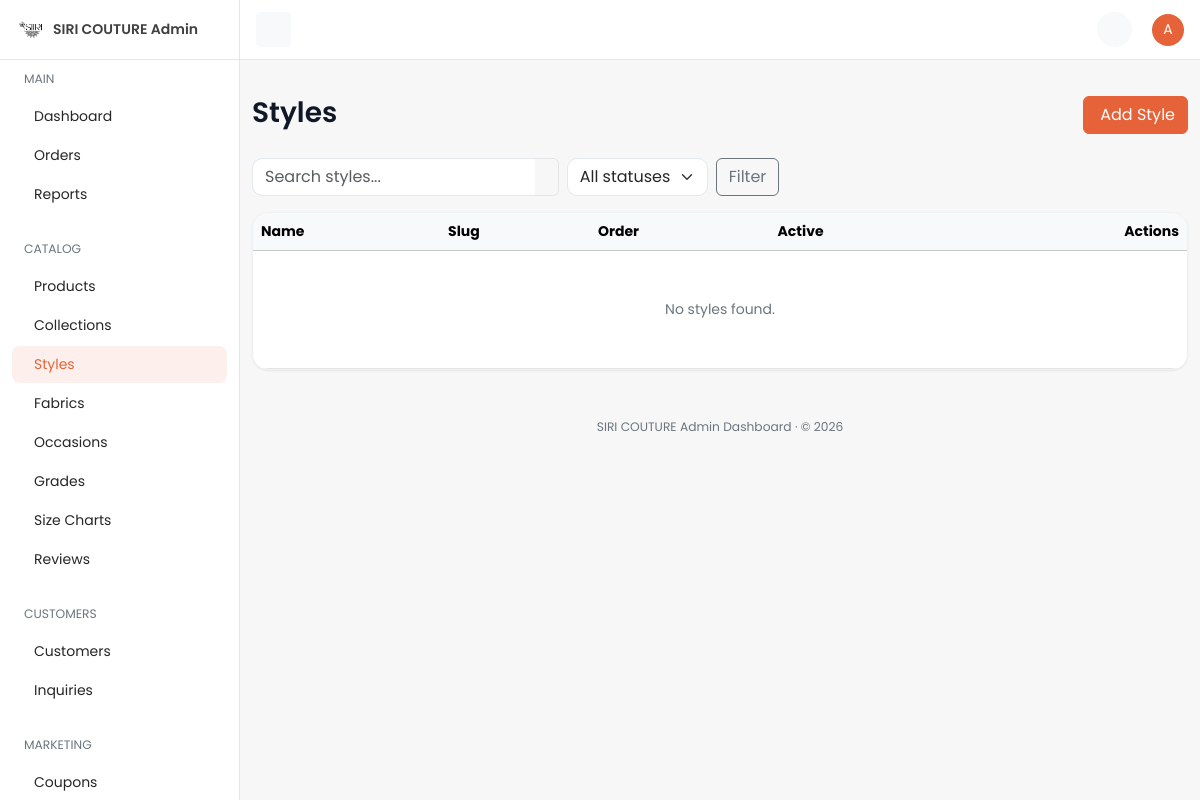
Before: /dashboard/style/ (signed in) with the older database file.
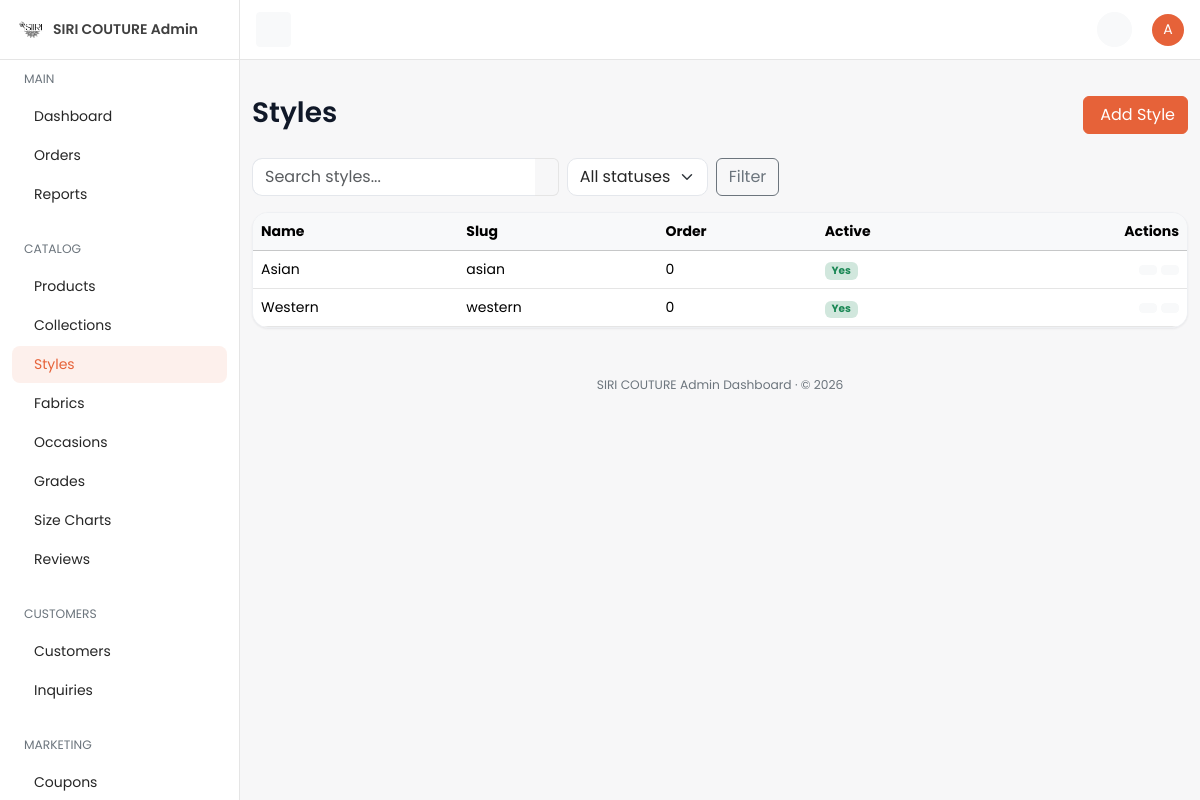
After: the same page with the newer database file.
### core/models.py (models this page shows, shortened)
class TimeStampedModel(models.Model):
    created_at = models.DateTimeField(
        auto_now_add=True,
        db_index=True,
        verbose_name="Created at",
        help_text="Timestamp when this record was first created.",
    )
    updated_at = models.DateTimeField(
        auto_now=True,
        db_index=True,
        verbose_name="Updated at",
        help_text="Timestamp when this record was last modified.",
    )
    class Meta:
        abstract = True

class SiteSettings(TimeStampedModel):
    site_name = models.CharField(max_length=120, default="SIRI COUTURE")
    logo = models.ImageField(upload_to="site/", blank=True, null=True, verbose_name="Logo")
    primary_color = models.CharField(max_length=7, default="#0369A1")
    secondary_color = models.CharField(max_length=7, default="#0B1220")
    font_family = models.CharField(max_length=120, default="Inter, sans-serif")
    facebook_url = models.URLField(blank=True)
    instagram_url = models.URLField(blank=True)
    twitter_url = models.URLField(blank=True)
    whatsapp_number = models.CharField(max_length=20, blank=True)
    store_address = models.TextField(
        blank=True,
        verbose_name="Store address",
        help_text="Physical store address shown in the footer, contact page, and about page.",
    )
    vendor_email = models.EmailField(
        blank=True,
        verbose_name="Vendor Email",
        help_text="Email address to receive quote requests and contact inquiries.",
    )
    order_notification_email = models.EmailField(
        blank=True,
        verbose_name="Order Notification Email",
        help_text="Email address to notify whenever a new order is placed. Leave blank to disable.",
    )
    default_currency = models.ForeignKey(
        Currency,
        on_delete=models.PROTECT,
        null=True,
        blank=True,
        related_name="+",
    )
    default_language = models.CharField(max_length=5, default="en")
    tax_rate_percent = models.DecimalField(max_digits=5, decimal_places=2, default=0)
    cod_delivery_charge = models.DecimalField(max_digits=10, decimal_places=2, default=50, verbose_name="COD Delivery Charge")
    card_gateway_public_key_env = models.CharField(
        max_length=80,
        default="CARD_GATEWAY_PUBLIC_KEY",
        help_text="Environment variable name for the card gateway public key.",
    )
    qatar_gateway_public_key_env = models.CharField(
        max_length=80,
        default="QATAR_GATEWAY_PUBLIC_KEY",
        blank=True,
    )
    order_email_template_slug = models.CharField(max_length=80, default="order-status")
    whatsapp_template_slug = models.CharField(max_length=80, default="order-whatsapp")
    razorpay_key_id = models.CharField(
        max_length=120,
        blank=True,
        verbose_name="Razorpay Key ID",
        help_text="Razorpay Key ID / Test Key ID for payment processing.",
    )
    razorpay_key_secret = models.CharField(
        max_length=120,
        blank=True,
        verbose_name="Razorpay Key Secret",
        help_text="Razorpay Key Secret / Test Key Secret for payment signature verification.",
    )
    site_tagline = models.CharField(
        max_length=80,
        blank=True,
        verbose_name="Tagline",
        help_text="Short line shown under the logo in the header (e.g. the brand strapline). Leave blank to hide.",
    )
    announcement_messages = models.TextField(
        blank=True,
        verbose_name="Announcement bar messages",
        help_text=(
            "One message per line, shown in the bar at the top of the storefront. Optionally start a line with an "
            "icon name and a colon, e.g. 'truck: Your text'. Icons: truck, shield, globe, star, headset, return, "
            "card, gift, heart, leaf, weave. Leave blank to hide the bar."
        ),
    )
    delivery_integration_enabled = models.BooleanField(
        default=True,
        verbose_name="Delivery Integration",
        help_text=(
            "ON: courier (Delhivery) shipments, tracking and webhooks work as usual. "
            "OFF: all courier UI is hidden and shipment status is updated manually from the dashboard."
        ),
    )
    featured_label = models.CharField(
        max_length=40,
        default="Featured",
        verbose_name="Featured label",
        help_text="Display text for featured products — badge, filter, homepage section, and nav all use this.",
    )
    bestseller_label = models.CharField(
        max_length=40,
        default="Bestseller",
        verbose_name="Bestseller label",
        help_text="Display text for bestseller products — badge, filter, homepage section, and nav all use this.",
    )
    new_arrival_label = models.CharField(
        max_length=40,
        default="New Arrivals",
        verbose_name="New arrivals label",
        help_text="Display text for new arrival products — badge, filter, homepage section, and nav all use this.",
    )
    brands_enabled = models.BooleanField(default=False, verbose_name="Brands")
    subscriptions_enabled = models.BooleanField(default=False, verbose_name="Subscriptions")
    rentals_enabled = models.BooleanField(default=False, verbose_name="Rentals")
    gift_builder_enabled = models.BooleanField(default=False, verbose_name="Gift builder")
    newsletter_enabled = models.BooleanField(default=True, verbose_name="Newsletter")
    class Meta:
        verbose_name = "Site settings"
        verbose_name_plural = "Site settings"

### catalog/models.py (models this page shows, shortened)
class Style(TimeStampedModel):
    name = models.CharField(max_length=120, verbose_name="Name")
    slug = models.SlugField(max_length=120, unique=True, db_index=True, verbose_name="Slug")
    display_order = models.PositiveIntegerField(default=0, verbose_name="Display order")
    is_active = models.BooleanField(default=True, db_index=True, verbose_name="Is active")
    class Meta:
        verbose_name = "Style"
        verbose_name_plural = "Styles"
        ordering = ["display_order", "name"]
        indexes = [
            models.Index(fields=["is_active"], name="cat_style_is_active_idx"),
        ]

### dashboard/views/catalog.py (the view)
class StyleListView(DashboardListView):
    model = Style
    nav_section = "styles"
    url_basename = "style"
    singular_name = "Style"
    plural_name = "Styles"
    search_fields = ["name", "slug"]
    filter_by_active_status = True
    columns = _FACET_COLUMNS

### dashboard/templates/dashboard/crud/list.html (shortened to what this page needs)
{% extends "dashboard/base.html" %}
{% load dashboard_extras static %}
{% block page_title %}{{ plural_name }}{% endblock %}
{% block page_actions %}
  {% if can_create %}
  <a href="{{ create_url }}" class="btn btn-primary">Add {{ singular_name }}</a>
  {% endif %}
{% endblock %}
{% block content %}
<div class="row">
  <div class="col-12">
    {% if searchable %}
    <form method="get" class="row g-2 align-items-center mb-3">
      <div class="col-12 col-md-4">
        <div class="input-group">
          <input type="text" id="searchInput" name="q" value="{{ search_query }}" class="form-control border-end-0"
                 placeholder="Search {{ plural_name|lower }}..." />
          <button type="button" class="input-group-text bg-transparent border-start-0 {% if search_query %}border-end-0{% endif %} text-secondary" onclick="if(document.getElementById('searchInput').value.trim() !== '') { this.form.submit(); }" title="Search"></button>
        </div>
      </div>
      {% if filter_by_active_status %}
      <div class="col-6 col-md-auto">
        <select name="status" class="form-select">
          <option value="">All statuses</option>
        </select>
      </div>
      {% endif %}
      <div class="col-6 col-md-auto d-flex align-items-center gap-2">
        {% if filter_by_active_status or filter_by_featured_status %}
        <button type="submit" class="btn btn-outline-secondary flex-fill flex-md-grow-0">Filter</button>
        {% endif %}
      </div>
    </form>
    {% endif %}
    <div class="card table-responsive">
      <table class="table mb-0 text-nowrap table-hover align-middle"{% if reorder_url %} data-reorder-url="{{ reorder_url }}" data-csrf="{{ csrf_token }}"{% endif %}>
        <thead class="table-light">
          <tr>
            {% for col in columns %}<th>{{ col.label }}</th>{% endfor %}
            {% if can_view or can_edit or can_delete %}<th class="text-end">Actions</th>{% endif %}
          </tr>
        </thead>
        <tbody>
          {% for obj in objects %}
          <tr{% if reorder_url %} data-reorder-id="{{ obj.pk }}"{% endif %}>
            {% for col in columns %}
            <td>
              {% cell_value obj col as value %}
              {% if col.type == "bool" %}
                {% if value %}<span class="badge bg-success-subtle text-success">Yes</span>
                {% else %}<span class="badge bg-secondary-subtle text-secondary">No</span>{% endif %}
              {% elif col.type == "money" %}
                {{ value|floatformat:2 }}
              {% elif col.type == "image" %}
                {% if value %}<img src="{{ value.url }}" class="avatar avatar-md rounded" alt="" />
                {% else %}<span class="avatar avatar-md avatar-secondary rounded d-inline-flex"><span class="avatar-initials rounded">–</span></span>{% endif %}
              {% elif col.type == "datetime" %}
                {{ value|date:"M d, Y H:i" }}
              {% else %}
                {{ value|default_if_none:"" }}
              {% endif %}
            </td>
            {% endfor %}
            {% if can_view or can_edit or can_delete %}
            <td class="text-end">
              {% if can_edit %}
              <a href="{% row_action_url url_basename 'update' obj.pk %}" class="btn btn-sm btn-light" title="Edit"></a>
              {% endif %}
              {% if can_delete %}
              <a href="{% row_action_url url_basename 'delete' obj.pk %}" class="btn btn-sm btn-light text-danger" title="Delete"></a>
              {% endif %}
            </td>
            {% endif %}
          </tr>
          {% empty %}
          <tr>
            <td colspan="{{ columns|length|add:2 }}" class="text-center text-secondary py-5">
              No {{ plural_name|lower }} found.
            </td>
          </tr>
          {% endfor %}
        </tbody>
      </table>
    </div>
  </div>
</div>
{% endblock %}

### dashboard/templates/dashboard/base.html (shortened to what this page needs)
{% load static %}
<!DOCTYPE html>
<html lang="en">
<head>
  <link href="https://cdn.jsdelivr.net/npm/bootstrap@5.3.3/dist/css/bootstrap.min.css" rel="stylesheet" />
  <link href="https://cdn.jsdelivr.net/npm/@tabler/icons-webfont@3.31.0/dist/tabler-icons.min.css" rel="stylesheet" />
  <link href="{% static 'dashboard/css/dashboard.css' %}" rel="stylesheet" />
</head>
<body>
  {% include "dashboard/partials/_topbar.html" %}
  {% include "dashboard/partials/_sidebar.html" %}
  <main id="content" class="content py-10">
    <div class="container-fluid">
      {% block page_header %}
      <div class="d-flex flex-column flex-md-row justify-content-between align-items-md-center mb-4 gap-2">
        <div>
          <h1 class="fs-3 mb-1">{% block page_title %}Dashboard{% endblock %}</h1>
        </div>
        <div>{% block page_actions %}{% endblock %}</div>
      </div>
      {% endblock %}
      {% block content %}{% endblock %}
      <div class="row">
        <div class="col-12">
          <footer class="text-center py-2 mt-6 text-secondary">
            <p class="mb-0 small">{{ site_settings.site_name }} Admin Dashboard · &copy; {% now "Y" %}</p>
          </footer>
        </div>
      </div>
    </div>
  </main>
</body>
</html>

### dashboard/templates/dashboard/partials/_topbar.html (shortened to what this page needs)
{% load static %}
<nav id="topbar" class="navbar bg-white border-bottom fixed-top topbar px-3">
  <button id="toggleBtn" class="d-none d-lg-inline-flex btn btn-light btn-icon btn-sm" type="button">
  </button>
  <div>
    <ul class="list-unstyled d-flex align-items-center mb-0 gap-1">
      <li>
        <a class="position-relative btn-icon btn-sm btn-light btn rounded-circle" data-bs-toggle="dropdown"
           aria-expanded="false" href="#" role="button">
        </a>
      </li>
      <li class="ms-3 dropdown">
        <a href="#" role="button" data-bs-toggle="dropdown" aria-expanded="false">
          <span class="avatar avatar-sm avatar-primary rounded-circle">
            <span class="avatar-initials rounded-circle">{{ request.user.get_username|slice:":1"|upper }}</span>
          </span>
        </a>
      </li>
    </ul>
  </div>
</nav>

### dashboard/templates/dashboard/partials/_sidebar.html (shortened to what this page needs)
{% load static %}
<aside id="sidebar" class="sidebar">
  <div class="logo-area">
    <a href="{% url 'dashboard:home' %}" class="d-inline-flex align-items-center">
      <img src="{% if site_settings.logo %}{{ site_settings.logo.url }}{% else %}{% static 'dashboard/images/logo.png' %}{% endif %}" alt="{{ site_settings.site_name }} Admin" width="28" height="28"
        style="border-radius: 50%; object-fit: contain;" />
      <span class="logo-text ms-2 fw-semibold">{{ site_settings.site_name }} Admin</span>
    </a>
  </div>
  <ul class="nav flex-column">
    <li class="px-4 py-2"><small class="nav-text text-secondary text-uppercase">Main</small></li>
    <li>
      <a class="nav-link {% if nav_section == 'home' %}active{% endif %}" href="{% url 'dashboard:home' %}">
        <span class="nav-text">Dashboard</span>
      </a>
    </li>
    <li>
      <a class="nav-link {% if nav_section == 'orders' %}active{% endif %}" href="{% url 'dashboard:order-list' %}">
        <span class="nav-text">Orders</span>
      </a>
    </li>
    <li>
      <a class="nav-link {% if nav_section == 'reports' %}active{% endif %}" href="{% url 'dashboard:reports' %}">
        <span class="nav-text">Reports</span>
      </a>
    </li>
    <li class="px-4 pt-4 pb-2"><small class="nav-text text-secondary text-uppercase">Catalog</small></li>
    <li>
      <a class="nav-link {% if nav_section == 'products' %}active{% endif %}" href="{% url 'dashboard:product-list' %}">
        <span class="nav-text">Products</span>
      </a>
    </li>
    <li>
      <a class="nav-link {% if nav_section == 'collections' %}active{% endif %}"
        href="{% url 'dashboard:collection-list' %}">
        <span class="nav-text">Collections</span>
      </a>
    </li>
    <li>
      <a class="nav-link {% if nav_section == 'styles' %}active{% endif %}"
        href="{% url 'dashboard:style-list' %}">
        <span class="nav-text">Styles</span>
      </a>
    </li>
    <li>
      <a class="nav-link {% if nav_section == 'fabrics' %}active{% endif %}"
        href="{% url 'dashboard:fabric-list' %}">
        <span class="nav-text">Fabrics</span>
      </a>
    </li>
    <li>
      <a class="nav-link {% if nav_section == 'occasions' %}active{% endif %}"
        href="{% url 'dashboard:occasion-list' %}">
        <span class="nav-text">Occasions</span>
      </a>
    </li>
    <li>
      <a class="nav-link {% if nav_section == 'grades' %}active{% endif %}"
        href="{% url 'dashboard:grade-list' %}">
        <span class="nav-text">Grades</span>
      </a>
    </li>
    <li>
      <a class="nav-link {% if nav_section == 'size_charts' %}active{% endif %}"
        href="{% url 'dashboard:sizechart-list' %}">
        <span class="nav-text">Size Charts</span>
      </a>
    </li>
    <li>
      <a class="nav-link {% if nav_section == 'reviews' %}active{% endif %}" href="{% url 'dashboard:review-list' %}">
        <span class="nav-text">Reviews</span>
      </a>
    </li>
    <li class="px-4 pt-4 pb-2"><small class="nav-text text-secondary text-uppercase">Customers</small></li>
    <li>
      <a class="nav-link {% if nav_section == 'customers' %}active{% endif %}"
        href="{% url 'dashboard:customer-list' %}">
        <span class="nav-text">Customers</span>
      </a>
    </li>
    <li>
      <a class="nav-link {% if nav_section == 'inquiries' %}active{% endif %}"
        href="{% url 'dashboard:inquiry-list' %}">
        <span class="nav-text">Inquiries</span>
      </a>
    </li>
    <li class="px-4 pt-4 pb-2"><small class="nav-text text-secondary text-uppercase">Marketing</small></li>
    <li>
      <a class="nav-link {% if nav_section == 'coupons' %}active{% endif %}" href="{% url 'dashboard:coupon-list' %}">
        <span class="nav-text">Coupons</span>
      </a>
    </li>
  </ul>
</aside>

Changed rows visible on the page:
added Style: columns "Asian" "asian" "0"
added Style: columns "Western" "western" "0"
Other visible differences:
{{ plural_name|lower }}: "styles" → (not shown)
text no longer shown: "No found."
